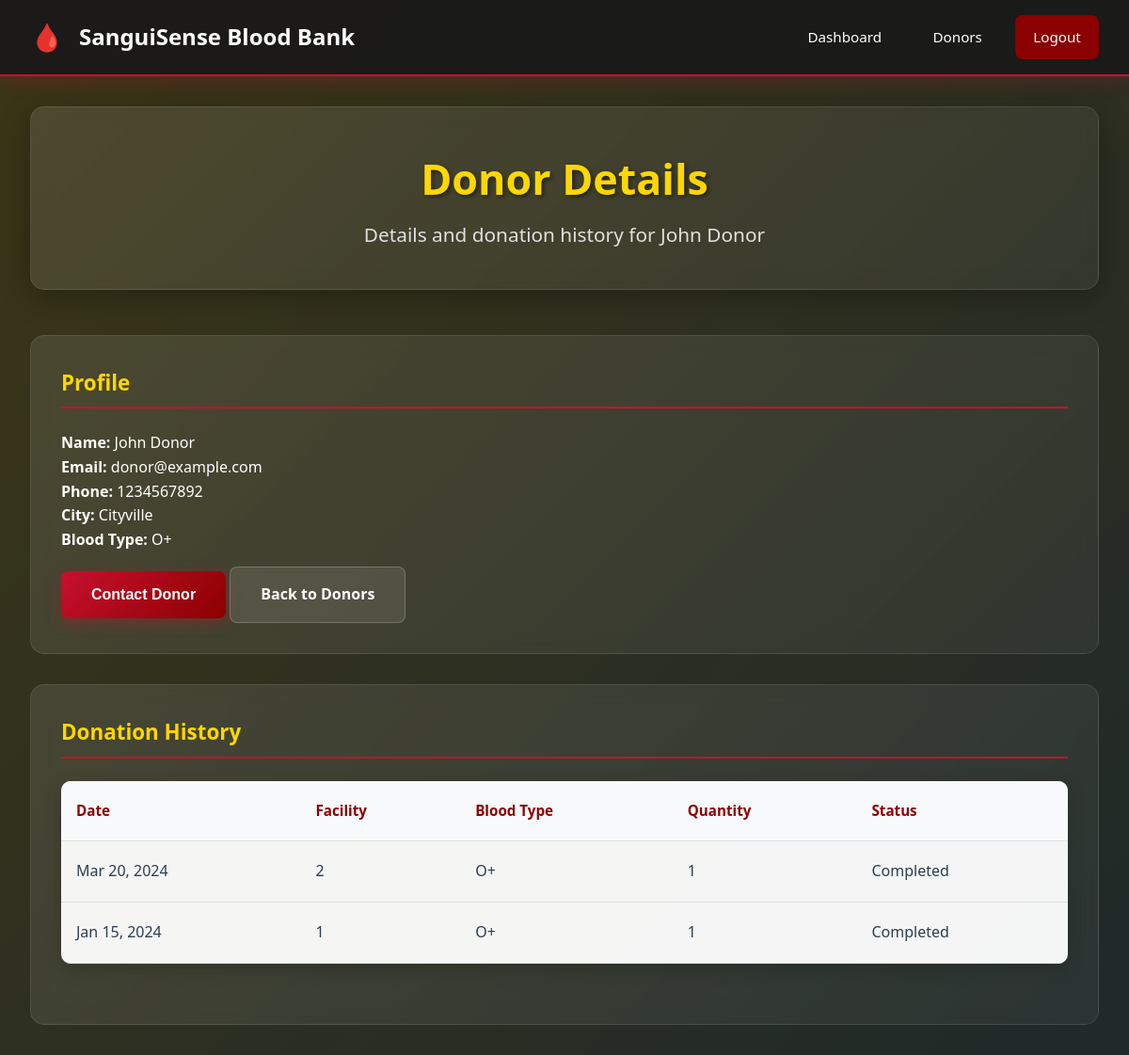
/bloodbank/donor_detail.php?id=3 (signed in), run on an earlier commit of the app's database.
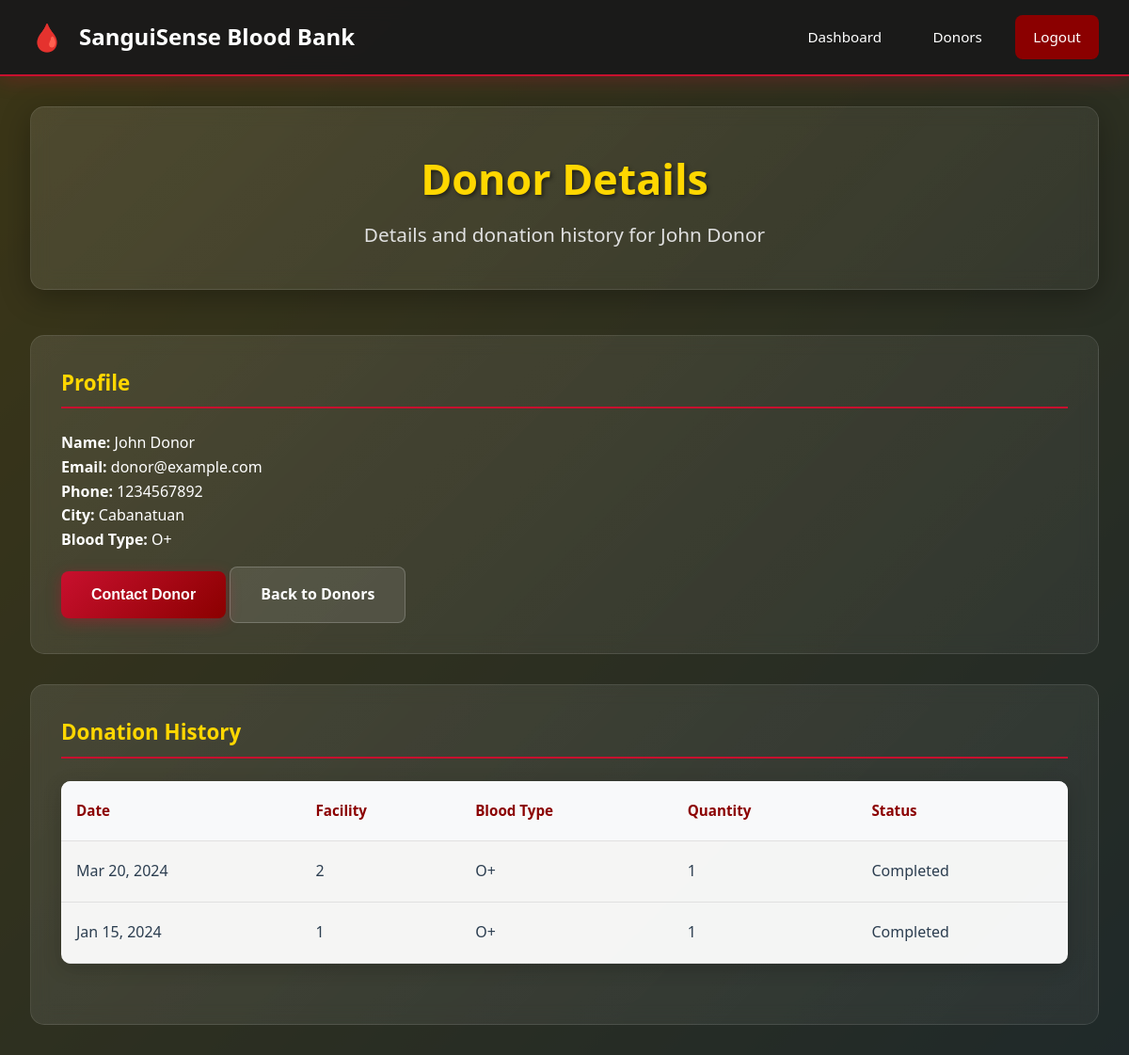
And on a later commit of the database.
### tables this page shows
CREATE TABLE users (
    id INT AUTO_INCREMENT PRIMARY KEY,
    email VARCHAR(255) UNIQUE NOT NULL,
    password VARCHAR(255) NOT NULL,
    name VARCHAR(255) NOT NULL,
    user_type ENUM('donor', 'hospital_admin', 'bloodbank_admin') NOT NULL,
    blood_type ENUM('A+', 'A-', 'B+', 'B-', 'AB+', 'AB-', 'O+', 'O-') NULL,
    phone VARCHAR(20) NULL,
    address TEXT NULL,
    city VARCHAR(100) NULL,
    last_donation_date DATE NULL,
    health_conditions TEXT NULL,
    is_eligible BOOLEAN DEFAULT TRUE,
    created_at TIMESTAMP DEFAULT CURRENT_TIMESTAMP
);

### bloodbank/donor_detail.php (the view, shortened to what this page needs)
<?php
$donor_id = (int)$_GET['id'];
global $pdo;
$donor = $pdo->prepare("SELECT * FROM users WHERE id = ? AND user_type = 'donor'");
$donor->execute([$donor_id]);
$donor = $donor->fetch(PDO::FETCH_ASSOC);
$history = $pdo->prepare("SELECT * FROM donations WHERE donor_id = ? ORDER BY donation_date DESC");
$history->execute([$donor_id]);
$history = $history->fetchAll(PDO::FETCH_ASSOC);
?>
<!DOCTYPE html>
<html lang="en">
<head>
    <link rel="stylesheet" href="css/admin.css">
</head>
<body>
    <div class="background-animation"></div>
    <nav class="navbar">
        <div class="nav-container">
            <div class="nav-logo">
                <h2><a href="dashboard.php" class="logo-link">
                    <span class="blood-drop">🩸</span>SanguiSense Blood Bank
                </a></h2>
            </div>
            <div class="nav-menu">
                <a href="dashboard.php" class="nav-link">Dashboard</a>
                <a href="donors.php" class="nav-link">Donors</a>
                <a href="../includes/auth.php?logout=1" class="nav-link logout-btn">Logout</a>
            </div>
        </div>
    </nav>
    <div class="dashboard-container">
        <div class="dashboard-header">
            <h1>Donor Details</h1>
            <p>Details and donation history for <?php echo htmlspecialchars($donor['name']); ?></p>
        </div>
        <div class="content-grid">
            <div class="content-card">
                <h3>Profile</h3>
                <p><strong>Name:</strong> <?php echo htmlspecialchars($donor['name']); ?></p>
                <p><strong>Email:</strong> <?php echo htmlspecialchars($donor['email']); ?></p>
                <p><strong>Phone:</strong> <?php echo htmlspecialchars($donor['phone']); ?></p>
                <p><strong>City:</strong> <?php echo htmlspecialchars($donor['city']); ?></p>
                <p><strong>Blood Type:</strong> <?php echo htmlspecialchars($donor['blood_type']); ?></p>
                <div style="margin-top:1rem;">
                    <button onclick="contactDonor(<?php echo $donor['id']; ?>, '<?php echo htmlspecialchars($donor['email'], ENT_QUOTES); ?>')" class="btn btn-primary">Contact Donor</button>
                    <a href="donors.php" class="btn btn-secondary">Back to Donors</a>
                </div>
            </div>
            <div class="content-card">
                <h3>Donation History</h3>
                <div class="data-table">
                    <table>
                        <thead><tr><th>Date</th><th>Facility</th><th>Blood Type</th><th>Quantity</th><th>Status</th></tr></thead>
                        <tbody>
                            <?php if (empty($history)): ?>
                                <tr><td colspan="5" style="text-align:center;">No donation history</td></tr>
                            <?php else: ?>
                                <?php foreach ($history as $h): ?>
                                    <tr>
                                        <td><?php echo date('M j, Y', strtotime($h['donation_date'])); ?></td>
                                        <td><?php echo htmlspecialchars($h['facility_id']); ?></td>
                                        <td><?php echo htmlspecialchars($h['blood_type']); ?></td>
                                        <td><?php echo (int)$h['quantity']; ?></td>
                                        <td><?php echo ucfirst($h['status']); ?></td>
                                    </tr>
                                <?php endforeach; ?>
                            <?php endif; ?>
                        </tbody>
                    </table>
                </div>
            </div>
        </div>
    </div>
</body>
</html>

What changed in the data, as far as the page shows it:
changed users "John Donor": city "Cityville" → "Cabanatuan"
